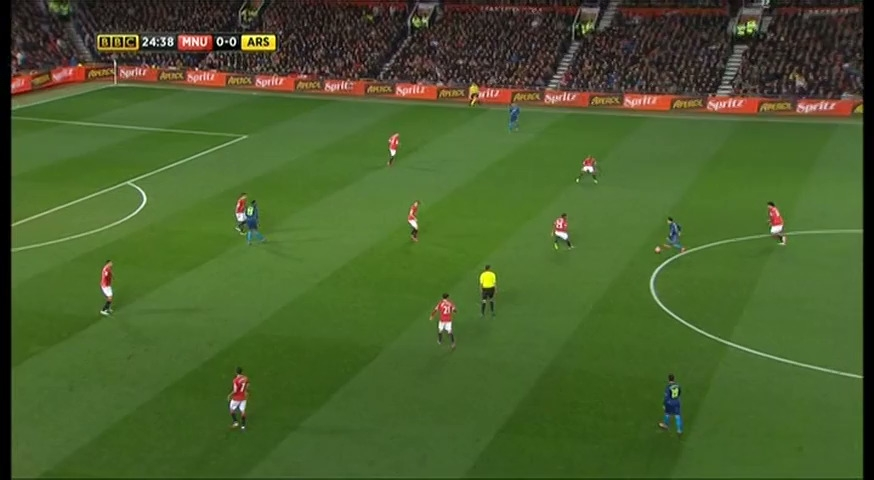
#> input picture ball-tracking/img2.jpg, 874 x 480 px
$ python CrowdRemover.py   (Python 2 division)   (older library calls are emulated)
#> lines starting #> are read from the running program, lines starting #| are printed output that depends on the picture; after the words box and inside, x2 and y2 are one past the last pixel; in counts of white or black regions, pixels touching at a corner belong together
# [41 lines of commented-out code are left out]
import cv2
import numpy as np
from matplotlib import pyplot as plt


def get_mask(I):
	"""takes a 2d msk array of 0s and 1s"""
	if len(I) == 0 or len(I[0]) == 0: return 0;
	n = len(I);
	m = len(I[0]);
	for row in I:
		if len(row) != m:
			print "uneven dimensions ... aborting";
			return;
	row_sum = [0 for i in xrange(n)];
	col_sum = [0 for i in xrange(m)];
	row_sum2 = [0 for i in xrange(n)];
	col_sum2 = [0 for i in xrange(m)];
	msk = [[0 for j in xrange(m)] for i in xrange(n)];
	for i in xrange(n):
		for j in xrange(m):
			col_sum[j] += I[i][j];
			row_sum[i] += I[i][j];
	for i in xrange(n):
		for j in xrange(m):
			if I[i][j]:
				msk[i][j] = 1;
				row_sum2[i] += 1;
				col_sum2[j] += 1;
			else:
				msk[i][j] = (col_sum2[j] > 10) \
							 and (col_sum[j] - col_sum2[j] > 10) \
							and (row_sum2[i] > 10) \
							and (row_sum[i] - row_sum2[i] > 10);
				msk[i][j] = int(msk[i][j]);
	return msk;

img = cv2.imread('img2.jpg')
#> img is the input picture: shape (480, 874, 3); mean B, G, R 44.4, 94.5, 72.6

#get rid of very bright and very dark regions
delta=0
lower_gray = np.array([delta, delta,delta])
upper_gray = np.array([255-delta,255-delta,255-delta])
# Threshold the image to get only selected
mask = cv2.inRange(img, lower_gray, upper_gray)
#> mask: shape (480, 874); every value is 255
# Bitwise-AND mask and original image
res = cv2.bitwise_and(img,img, mask= mask)
#Convert to HSV space
HSV_img = cv2.cvtColor(res, cv2.COLOR_BGR2HSV)
#> HSV_img: shape (480, 874, 3); mean H, S, V 43.1, 138, 98.8
hue = HSV_img[:, :, 0]
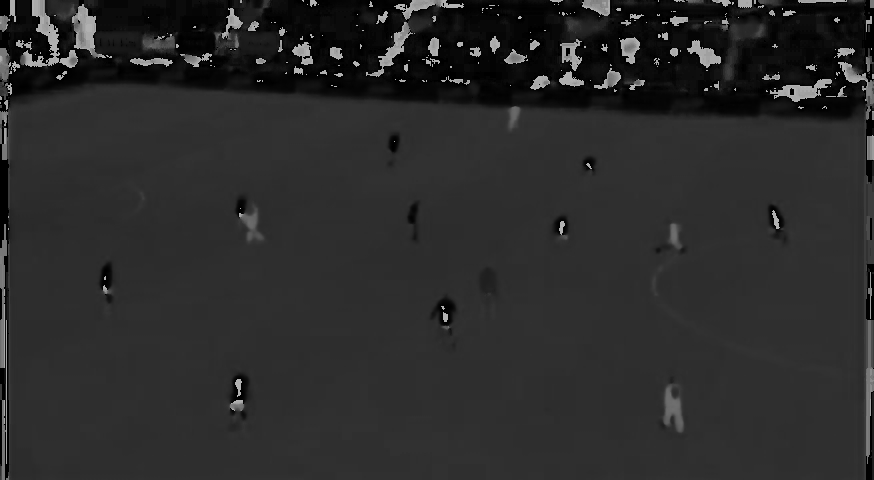
#> hue: shape (480, 874); min 0, max 179, mean 43.1

#select maximum value of H component from histogram
hist = cv2.calcHist([hue],[0],None,[256],[0,256])
#> hist = 256 values, max 96249 at index 46, min 0 at index 121, mean 1638.8
hist= hist[1:, :] #suppress black value
#> hist = 255 values, max 96249 at index 45, min 0 at index 120, mean 1616.5
elem = np.argmax(hist)
#> elem = 45
print np.max(hist), np.argmax(hist)
#| 96249.0 45


tolerance = 0.15*elem
#> tolerance = 6.75
lower_gray = np.array([elem-tolerance, 0,0])
#> lower_gray = [38.25, 0, 0]
upper_gray = np.array([elem+tolerance,255,255])
#> upper_gray = [51.75, 255, 255]
# Threshold the image to get only selected
mask = cv2.inRange(HSV_img, lower_gray, upper_gray)/255
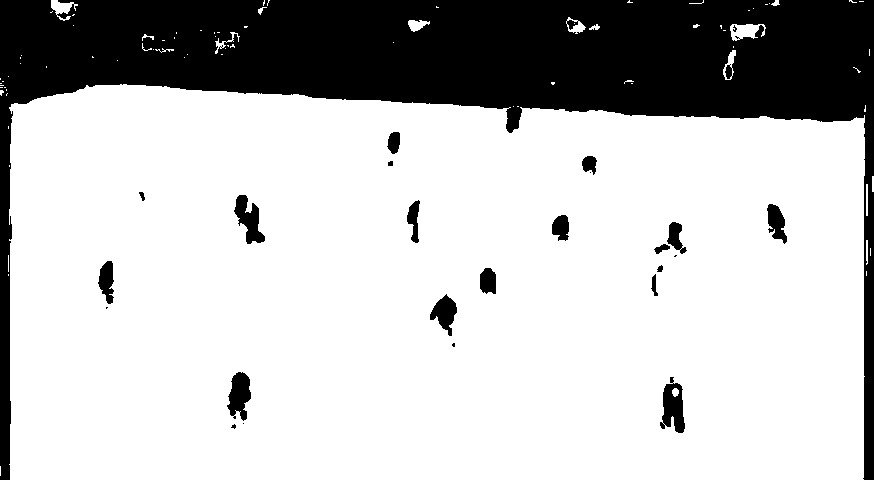
#> mask: shape (480, 874); values 0 (black) and 1 (white), 75.5% white; 25 black regions (7 under 20 px), largest, box (x1, y1, x2, y2) and area: (0, 0, 874, 480) 96950, (660, 377, 685, 433) 849, (234, 195, 265, 244) 769

print (mask)
#> (printed output is left out)
#edit the mask to get the players
final_mask= get_mask(mask)
#> in get_mask, `n = len(I);`: n = 480
#> in get_mask, `m = len(I[0]);`: m = 874
#> in get_mask, `row_sum = [0 for i in xrange(n)];`: row_sum = 480 values from 0 to 0
#> in get_mask, `col_sum = [0 for i in xrange(m)];`: col_sum = 874 values from 0 to 0
#> in get_mask, `row_sum2 = [0 for i in xrange(n)];`: row_sum2 = 480 values from 0 to 0
#> in get_mask, `col_sum2 = [0 for i in xrange(m)];`: col_sum2 = 874 values from 0 to 0
#> in get_mask, `msk = [[0 for j in xrange(m)] for i in xrange(n)];`: msk = 480 items
#> after the loop in get_mask, `for i in xrange(n):`: col_sum = 874 values, max 402 at index 57, min 0 at index 868, mean 362.2; row_sum = 480 values, max 858 at index 184, min 3 at index 15, mean 659.6
#> after the loop in get_mask, `for i in xrange(n):`: col_sum2 has the same summary as col_sum; row_sum2 has the same summary as row_sum
#> final_mask = 480 items

final_mask=np.array(final_mask)
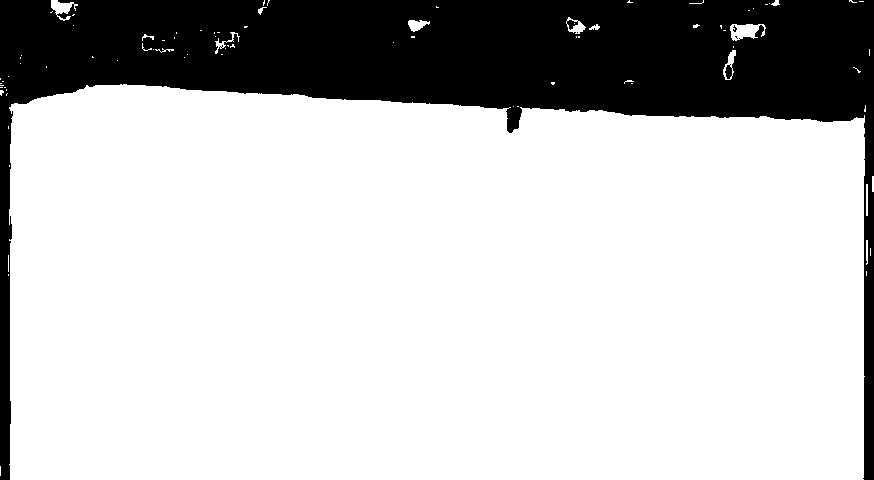
#> final_mask: shape (480, 874) int64; values 0 (black) and 1 (white), 76.9% white; 4 black regions (3 under 20 px), largest, box (x1, y1, x2, y2) and area: (0, 0, 874, 480) 96884


final_mask = np.array(final_mask * 255, dtype = np.uint8)


# Bitwise-AND mask and original image
res2 = cv2.bitwise_and(img,img, mask= final_mask)
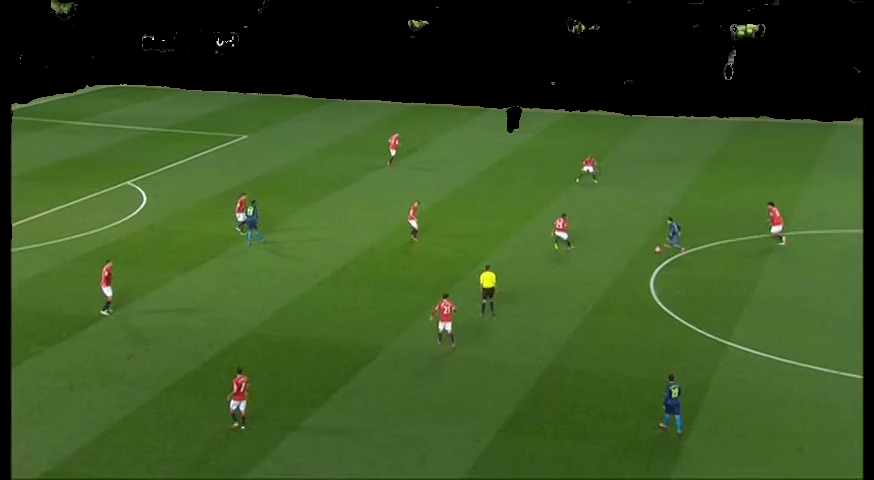
#> res2: shape (480, 874, 3); mean B, G, R 34.4, 82.5, 56.7

cv2.imwrite("img2C.jpg", res2)


# [13 lines of commented-out code are left out]


titles = ['Original Image', 'Selected Gray Values', 'Hue', 'Result']
images = [img, res, hue, res2]
for i in xrange(4):
    plt.subplot(2,2,i+1),plt.imshow(images[i],'gray')
    plt.title(titles[i])
    plt.xticks([]),plt.yticks([])
plt.show()
#> figure, not shown here; B, G, R data is drawn as R, G, B
